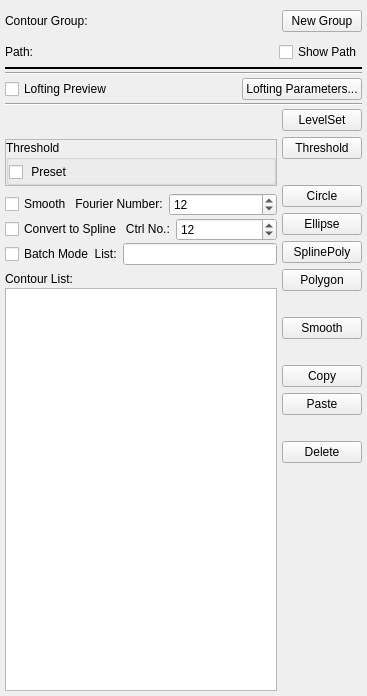
<?xml version="1.0" encoding="UTF-8"?>
<ui version="4.0">
 <class>sv4guiSeg2DEdit</class>
 <widget class="QWidget" name="sv4guiSeg2DEdit">
  <property name="geometry">
   <rect>
    <x>0</x>
    <y>0</y>
    <width>367</width>
    <height>696</height>
   </rect>
  </property>
  <property name="windowTitle">
   <string>Form</string>
  </property>
  <layout class="QVBoxLayout" name="verticalLayout">
   <property name="spacing">
    <number>0</number>
   </property>
   <property name="leftMargin">
    <number>5</number>
   </property>
   <property name="topMargin">
    <number>5</number>
   </property>
   <property name="rightMargin">
    <number>5</number>
   </property>
   <property name="bottomMargin">
    <number>0</number>
   </property>
   <item>
    <widget class="QWidget" name="widget_5" native="true">
     <layout class="QGridLayout" name="gridLayout">
      <property name="leftMargin">
       <number>0</number>
      </property>
      <property name="topMargin">
       <number>5</number>
      </property>
      <property name="rightMargin">
       <number>0</number>
      </property>
      <property name="bottomMargin">
       <number>5</number>
      </property>
      <property name="spacing">
       <number>5</number>
      </property>
      <item row="0" column="0">
       <widget class="QLabel" name="label_16">
        <property name="sizePolicy">
         <sizepolicy hsizetype="Fixed" vsizetype="Preferred">
          <horstretch>0</horstretch>
          <verstretch>0</verstretch>
         </sizepolicy>
        </property>
        <property name="text">
         <string>Contour Group:</string>
        </property>
       </widget>
      </item>
      <item row="0" column="1">
       <widget class="QLabel" name="labelGroupName">
        <property name="text">
         <string/>
        </property>
       </widget>
      </item>
      <item row="0" column="2">
       <widget class="QPushButton" name="btnNewGroup">
        <property name="sizePolicy">
         <sizepolicy hsizetype="Fixed" vsizetype="Fixed">
          <horstretch>0</horstretch>
          <verstretch>0</verstretch>
         </sizepolicy>
        </property>
        <property name="text">
         <string>New Group</string>
        </property>
       </widget>
      </item>
     </layout>
    </widget>
   </item>
   <item>
    <widget class="QWidget" name="widget_4" native="true">
     <layout class="QGridLayout" name="gridLayout_2">
      <property name="leftMargin">
       <number>0</number>
      </property>
      <property name="topMargin">
       <number>5</number>
      </property>
      <property name="rightMargin">
       <number>0</number>
      </property>
      <property name="bottomMargin">
       <number>5</number>
      </property>
      <property name="spacing">
       <number>5</number>
      </property>
      <item row="0" column="1">
       <widget class="QLabel" name="labelPathName">
        <property name="text">
         <string/>
        </property>
       </widget>
      </item>
      <item row="0" column="0">
       <widget class="QLabel" name="label_6">
        <property name="sizePolicy">
         <sizepolicy hsizetype="Fixed" vsizetype="Preferred">
          <horstretch>0</horstretch>
          <verstretch>0</verstretch>
         </sizepolicy>
        </property>
        <property name="text">
         <string>Path:</string>
        </property>
       </widget>
      </item>
      <item row="0" column="2">
       <widget class="QCheckBox" name="checkBoxShowPath">
        <property name="sizePolicy">
         <sizepolicy hsizetype="Fixed" vsizetype="Fixed">
          <horstretch>0</horstretch>
          <verstretch>0</verstretch>
         </sizepolicy>
        </property>
        <property name="text">
         <string>Show Path</string>
        </property>
       </widget>
      </item>
     </layout>
    </widget>
   </item>
   <item>
    <widget class="Line" name="line">
     <property name="frameShadow">
      <enum>QFrame::Plain</enum>
     </property>
     <property name="lineWidth">
      <number>2</number>
     </property>
     <property name="midLineWidth">
      <number>1</number>
     </property>
     <property name="orientation">
      <enum>Qt::Horizontal</enum>
     </property>
    </widget>
   </item>
   <item>
    <widget class="QWidget" name="widget_6" native="true">
     <layout class="QHBoxLayout" name="horizontalLayout_8">
      <property name="spacing">
       <number>0</number>
      </property>
      <property name="leftMargin">
       <number>0</number>
      </property>
      <property name="topMargin">
       <number>0</number>
      </property>
      <property name="rightMargin">
       <number>0</number>
      </property>
      <property name="bottomMargin">
       <number>2</number>
      </property>
      <item>
       <widget class="sv4guiResliceSlider" name="resliceSlider" native="true"/>
      </item>
     </layout>
    </widget>
   </item>
   <item>
    <widget class="Line" name="line_2">
     <property name="orientation">
      <enum>Qt::Horizontal</enum>
     </property>
    </widget>
   </item>
   <item>
    <widget class="QWidget" name="widget_7" native="true">
     <layout class="QHBoxLayout" name="horizontalLayout_9">
      <property name="spacing">
       <number>0</number>
      </property>
      <property name="leftMargin">
       <number>0</number>
      </property>
      <property name="topMargin">
       <number>3</number>
      </property>
      <property name="rightMargin">
       <number>0</number>
      </property>
      <property name="bottomMargin">
       <number>3</number>
      </property>
      <item>
       <widget class="QCheckBox" name="checkBoxLoftingPreview">
        <property name="toolTip">
         <string>Switch on to create a lofted surface from the group</string>
        </property>
        <property name="text">
         <string>Lofting Preview</string>
        </property>
       </widget>
      </item>
      <item>
       <widget class="QPushButton" name="btnLoftingOptions">
        <property name="sizePolicy">
         <sizepolicy hsizetype="Fixed" vsizetype="Fixed">
          <horstretch>0</horstretch>
          <verstretch>0</verstretch>
         </sizepolicy>
        </property>
        <property name="text">
         <string>Lofting Parameters...</string>
        </property>
       </widget>
      </item>
     </layout>
    </widget>
   </item>
   <item>
    <widget class="Line" name="line_3">
     <property name="orientation">
      <enum>Qt::Horizontal</enum>
     </property>
    </widget>
   </item>
   <item>
    <widget class="QWidget" name="widget_2" native="true">
     <layout class="QHBoxLayout" name="horizontalLayout">
      <property name="spacing">
       <number>5</number>
      </property>
      <property name="leftMargin">
       <number>0</number>
      </property>
      <property name="topMargin">
       <number>3</number>
      </property>
      <property name="rightMargin">
       <number>0</number>
      </property>
      <property name="bottomMargin">
       <number>5</number>
      </property>
      <item>
       <widget class="QWidget" name="widget" native="true">
        <layout class="QVBoxLayout" name="verticalLayout_3">
         <property name="spacing">
          <number>2</number>
         </property>
         <property name="leftMargin">
          <number>0</number>
         </property>
         <property name="topMargin">
          <number>0</number>
         </property>
         <property name="rightMargin">
          <number>0</number>
         </property>
         <property name="bottomMargin">
          <number>0</number>
         </property>
         <item>
          <widget class="QWidget" name="paramWidget" native="true">
           <layout class="QVBoxLayout" name="paramLayout">
            <property name="spacing">
             <number>30</number>
            </property>
            <property name="leftMargin">
             <number>0</number>
            </property>
            <property name="topMargin">
             <number>0</number>
            </property>
            <property name="rightMargin">
             <number>0</number>
            </property>
            <property name="bottomMargin">
             <number>0</number>
            </property>
            <item>
             <widget class="QFrame" name="lsParamWidgetContainer">
              <property name="frameShape">
               <enum>QFrame::StyledPanel</enum>
              </property>
              <property name="frameShadow">
               <enum>QFrame::Raised</enum>
              </property>
             </widget>
            </item>
            <item>
             <widget class="QFrame" name="thresholdWidgetContainer">
              <property name="frameShape">
               <enum>QFrame::StyledPanel</enum>
              </property>
              <property name="frameShadow">
               <enum>QFrame::Raised</enum>
              </property>
              <layout class="QHBoxLayout" name="horizontalLayout_7">
               <property name="spacing">
                <number>0</number>
               </property>
               <property name="leftMargin">
                <number>0</number>
               </property>
               <property name="topMargin">
                <number>0</number>
               </property>
               <property name="rightMargin">
                <number>0</number>
               </property>
               <property name="bottomMargin">
                <number>0</number>
               </property>
               <item>
                <widget class="QGroupBox" name="thresholdParamWidget">
                 <property name="title">
                  <string>Threshold</string>
                 </property>
                 <property name="flat">
                  <bool>false</bool>
                 </property>
                 <layout class="QHBoxLayout" name="horizontalLayout_2">
                  <property name="spacing">
                   <number>0</number>
                  </property>
                  <property name="leftMargin">
                   <number>0</number>
                  </property>
                  <property name="topMargin">
                   <number>2</number>
                  </property>
                  <property name="rightMargin">
                   <number>0</number>
                  </property>
                  <property name="bottomMargin">
                   <number>0</number>
                  </property>
                  <item>
                   <widget class="QCheckBox" name="checkBoxPresetThreshold">
                    <property name="toolTip">
                     <string>switch on to use a specified value to create a contour.</string>
                    </property>
                    <property name="text">
                     <string> Preset</string>
                    </property>
                   </widget>
                  </item>
                  <item>
                   <widget class="ctkSliderWidget" name="sliderThreshold" native="true">
                    <property name="enabled">
                     <bool>true</bool>
                    </property>
                    <property name="decimals" stdset="0">
                     <number>1</number>
                    </property>
                    <property name="tickInterval" stdset="0">
                     <double>0.000000000000000</double>
                    </property>
                   </widget>
                  </item>
                 </layout>
                </widget>
               </item>
              </layout>
             </widget>
            </item>
           </layout>
          </widget>
         </item>
         <item>
          <widget class="Line" name="line_4">
           <property name="lineWidth">
            <number>0</number>
           </property>
           <property name="orientation">
            <enum>Qt::Horizontal</enum>
           </property>
          </widget>
         </item>
         <item>
          <widget class="QWidget" name="smoothWidget" native="true">
           <layout class="QHBoxLayout" name="horizontalLayout_3">
            <property name="spacing">
             <number>0</number>
            </property>
            <property name="leftMargin">
             <number>0</number>
            </property>
            <property name="topMargin">
             <number>0</number>
            </property>
            <property name="rightMargin">
             <number>0</number>
            </property>
            <property name="bottomMargin">
             <number>0</number>
            </property>
            <item>
             <widget class="QCheckBox" name="checkBoxSmooth">
              <property name="toolTip">
               <string>Switch on to smooth a contour after created by levelset or threshold</string>
              </property>
              <property name="text">
               <string>Smooth   Fourier Number:</string>
              </property>
             </widget>
            </item>
            <item>
             <widget class="QSpinBox" name="spinBoxSmoothNumber">
              <property name="minimum">
               <number>5</number>
              </property>
              <property name="maximum">
               <number>20</number>
              </property>
              <property name="value">
               <number>12</number>
              </property>
             </widget>
            </item>
           </layout>
          </widget>
         </item>
         <item>
          <widget class="QWidget" name="splineWidget" native="true">
           <layout class="QHBoxLayout" name="horizontalLayout_4">
            <property name="spacing">
             <number>0</number>
            </property>
            <property name="leftMargin">
             <number>0</number>
            </property>
            <property name="topMargin">
             <number>0</number>
            </property>
            <property name="rightMargin">
             <number>0</number>
            </property>
            <property name="bottomMargin">
             <number>0</number>
            </property>
            <item>
             <widget class="QCheckBox" name="checkBoxSpline">
              <property name="toolTip">
               <string>Switch on to  converte a contour to a SplinePolygon smooth  after created by levelset or threshold</string>
              </property>
              <property name="text">
               <string>Convert to Spline   Ctrl No.:</string>
              </property>
             </widget>
            </item>
            <item>
             <widget class="QSpinBox" name="spinBoxControlNumber">
              <property name="minimum">
               <number>5</number>
              </property>
              <property name="maximum">
               <number>40</number>
              </property>
              <property name="value">
               <number>12</number>
              </property>
             </widget>
            </item>
           </layout>
          </widget>
         </item>
         <item>
          <widget class="QWidget" name="batchWidget" native="true">
           <layout class="QHBoxLayout" name="horizontalLayout_5">
            <property name="spacing">
             <number>0</number>
            </property>
            <property name="leftMargin">
             <number>0</number>
            </property>
            <property name="topMargin">
             <number>0</number>
            </property>
            <property name="rightMargin">
             <number>0</number>
            </property>
            <property name="bottomMargin">
             <number>0</number>
            </property>
            <item>
             <widget class="QCheckBox" name="checkBoxBatch">
              <property name="toolTip">
               <string>Switch on to enable batch segmentation by levelset or threshold</string>
              </property>
              <property name="text">
               <string>Batch Mode  List:</string>
              </property>
             </widget>
            </item>
            <item>
             <widget class="QLineEdit" name="lineEditBatchList"/>
            </item>
           </layout>
          </widget>
         </item>
         <item>
          <widget class="Line" name="line_5">
           <property name="lineWidth">
            <number>0</number>
           </property>
           <property name="orientation">
            <enum>Qt::Horizontal</enum>
           </property>
          </widget>
         </item>
         <item>
          <widget class="QLabel" name="label">
           <property name="text">
            <string>Contour List:</string>
           </property>
          </widget>
         </item>
         <item>
          <widget class="QListWidget" name="listWidget"/>
         </item>
        </layout>
       </widget>
      </item>
      <item>
       <widget class="QWidget" name="widget_3" native="true">
        <layout class="QVBoxLayout" name="verticalLayout_2">
         <property name="spacing">
          <number>6</number>
         </property>
         <property name="leftMargin">
          <number>0</number>
         </property>
         <property name="topMargin">
          <number>0</number>
         </property>
         <property name="rightMargin">
          <number>0</number>
         </property>
         <property name="bottomMargin">
          <number>0</number>
         </property>
         <item>
          <widget class="QPushButton" name="btnLevelSet">
           <property name="toolTip">
            <string>Click to show the levelset parameter panel.
Click again to create a contour by levelset.
(Shortcut: Ctrl+L)</string>
           </property>
           <property name="text">
            <string>LevelSet</string>
           </property>
           <property name="checkable">
            <bool>false</bool>
           </property>
          </widget>
         </item>
         <item>
          <widget class="QPushButton" name="btnThreshold">
           <property name="toolTip">
            <string>Click to show the threshold parameter panel.

Click again and the button becomes blue (active for interaction). 
Then, you need to move the cursor to a 2D view window, click and hold the left moust button, move up/down, then release to finish a contour.

If &quot;Preset&quot; on,  a contour is created with a specified threshold value, you click the button.

(Shortcut: Ctrl+T)</string>
           </property>
           <property name="text">
            <string>Threshold</string>
           </property>
          </widget>
         </item>
         <item>
          <widget class="QLabel" name="label_2">
           <property name="text">
            <string/>
           </property>
          </widget>
         </item>
         <item>
          <widget class="QPushButton" name="btnCircle">
           <property name="contextMenuPolicy">
            <enum>Qt::CustomContextMenu</enum>
           </property>
           <property name="toolTip">
            <string>Interactive method:
Click and the button becomes blue (active for interaction).
Then, you need to move the cursor to a 2D view window, click and move to create a contour.

Manual method:
Right click and manually provide center coordiantes and radius.</string>
           </property>
           <property name="text">
            <string>Circle</string>
           </property>
           <property name="checkable">
            <bool>false</bool>
           </property>
           <property name="checked">
            <bool>false</bool>
           </property>
          </widget>
         </item>
         <item>
          <widget class="QPushButton" name="btnEllipse">
           <property name="contextMenuPolicy">
            <enum>Qt::CustomContextMenu</enum>
           </property>
           <property name="toolTip">
            <string>Interactive method:
Click and the button becomes blue (active for interaction).
Then, you need to move the cursor to a 2D view window, click and move to create a contour.

Manual method:
Right click and manually provide center coordiantes and semi-axis lengths.</string>
           </property>
           <property name="text">
            <string>Ellipse</string>
           </property>
          </widget>
         </item>
         <item>
          <widget class="QPushButton" name="btnSplinePoly">
           <property name="contextMenuPolicy">
            <enum>Qt::CustomContextMenu</enum>
           </property>
           <property name="toolTip">
            <string>Interactive method:
Click and the button becomes blue (active for interaction). 
Then, you need to move the cursor to a 2D view window, click and move to add control points, double click or press &quot;F&quot; to finish.

Manual method:
Right click and manually provide coordiantes for control points.</string>
           </property>
           <property name="text">
            <string>SplinePoly</string>
           </property>
          </widget>
         </item>
         <item>
          <widget class="QPushButton" name="btnPolygon">
           <property name="contextMenuPolicy">
            <enum>Qt::CustomContextMenu</enum>
           </property>
           <property name="toolTip">
            <string>Interactive method:
Click and the button becomes blue (active for interaction). 
Then, you need to move the cursor to a 2D view window, click and move to add control points, double click or press &quot;F&quot; to finish.

Manual method:
Right click and manually provide coordiantes for control points.</string>
           </property>
           <property name="text">
            <string>Polygon</string>
           </property>
          </widget>
         </item>
         <item>
          <widget class="QLabel" name="label_3">
           <property name="text">
            <string/>
           </property>
          </widget>
         </item>
         <item>
          <widget class="QPushButton" name="btnSmooth">
           <property name="toolTip">
            <string>Smooth the selected contour using the specified Fourier number.</string>
           </property>
           <property name="text">
            <string>Smooth</string>
           </property>
          </widget>
         </item>
         <item>
          <widget class="QLabel" name="label_4">
           <property name="text">
            <string/>
           </property>
          </widget>
         </item>
         <item>
          <widget class="QPushButton" name="btnCopy">
           <property name="toolTip">
            <string>Copy the selected contour.
(Shortcut: Ctrl+C)</string>
           </property>
           <property name="text">
            <string>Copy</string>
           </property>
          </widget>
         </item>
         <item>
          <widget class="QPushButton" name="btnPaste">
           <property name="toolTip">
            <string>Paste to the current location along the path.
(Shortcut: Ctrl+V)</string>
           </property>
           <property name="text">
            <string>Paste</string>
           </property>
          </widget>
         </item>
         <item>
          <widget class="QLabel" name="label_5">
           <property name="text">
            <string/>
           </property>
          </widget>
         </item>
         <item>
          <widget class="QPushButton" name="btnDelete">
           <property name="toolTip">
            <string>Delete the selected contour.
(Shortcut: Ctrl+D)

You can also move the cursor to a 2D view and click.
Then, press key Delete to remove the shown contour.</string>
           </property>
           <property name="text">
            <string>Delete</string>
           </property>
          </widget>
         </item>
         <item>
          <spacer name="verticalSpacer">
           <property name="orientation">
            <enum>Qt::Vertical</enum>
           </property>
           <property name="sizeHint" stdset="0">
            <size>
             <width>20</width>
             <height>40</height>
            </size>
           </property>
          </spacer>
         </item>
        </layout>
        <zorder>btnCircle</zorder>
        <zorder>btnLevelSet</zorder>
        <zorder>btnEllipse</zorder>
        <zorder>btnPolygon</zorder>
        <zorder>btnSplinePoly</zorder>
        <zorder>btnDelete</zorder>
        <zorder>btnThreshold</zorder>
        <zorder>btnSmooth</zorder>
        <zorder>btnCopy</zorder>
        <zorder>btnPaste</zorder>
        <zorder>label_2</zorder>
        <zorder>label_3</zorder>
        <zorder>label_4</zorder>
        <zorder>label_5</zorder>
       </widget>
      </item>
     </layout>
    </widget>
   </item>
  </layout>
 </widget>
 <customwidgets>
  <customwidget>
   <class>sv4guiResliceSlider</class>
   <extends>QWidget</extends>
   <header location="global">sv4gui_ResliceSlider.h</header>
   <container>1</container>
  </customwidget>
  <customwidget>
   <class>ctkSliderWidget</class>
   <extends>QWidget</extends>
   <header>ctkSliderWidget.h</header>
  </customwidget>
 </customwidgets>
 <resources/>
 <connections/>
</ui>
